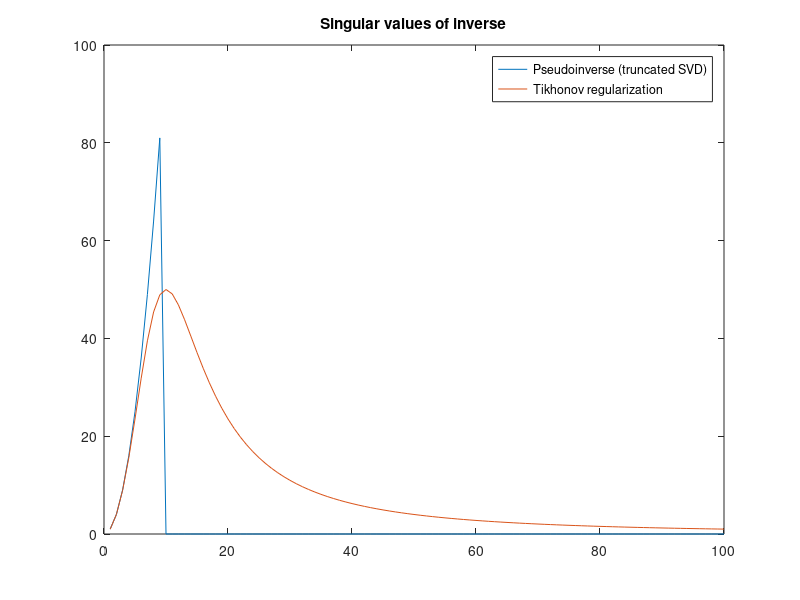

This chart was generated by the following MATLAB code:



% Example singular values
sigma = 1./linspace(1, 100).^2;

% Singular values of pseudo-inverse, where SVD is truncated at tol
tol = 0.01;
sigmaTruncate = 1./sigma;
sigmaTruncate(sigma <= tol*sigma(1)) = 0;

% Singular values of inverse computed using Tikhonov regularization
lambda = 0.01;
sigmaTikhonov = sigma ./ (sigma.^2 + lambda.^2);
plot([sigmaTruncate(:), sigmaTikhonov(:)])
title('Singular values of inverse')
legend('Pseudoinverse (truncated SVD)', 'Tikhonov regularization')